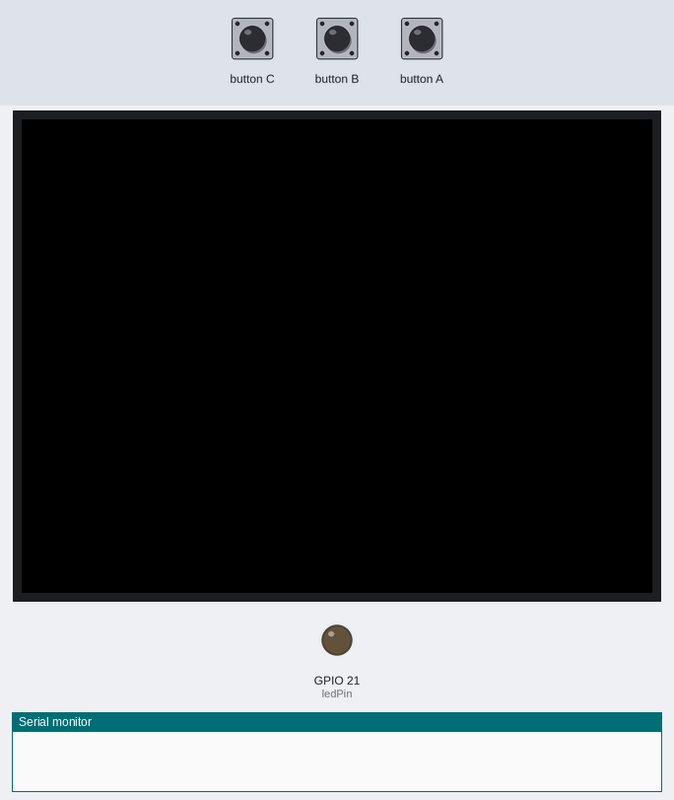
This sketch was run on a simulated ESP32. Shown: 320×240 colour display, output pins drawn as LEDs (lit = HIGH), the last lines printed to the serial monitor. Dashed ring = blinking. Inputs (shaded band) come from the test bench.

Above: at 1.3 s.
1.4 s: button C pressed for 0.15 s
At 2.0 s:
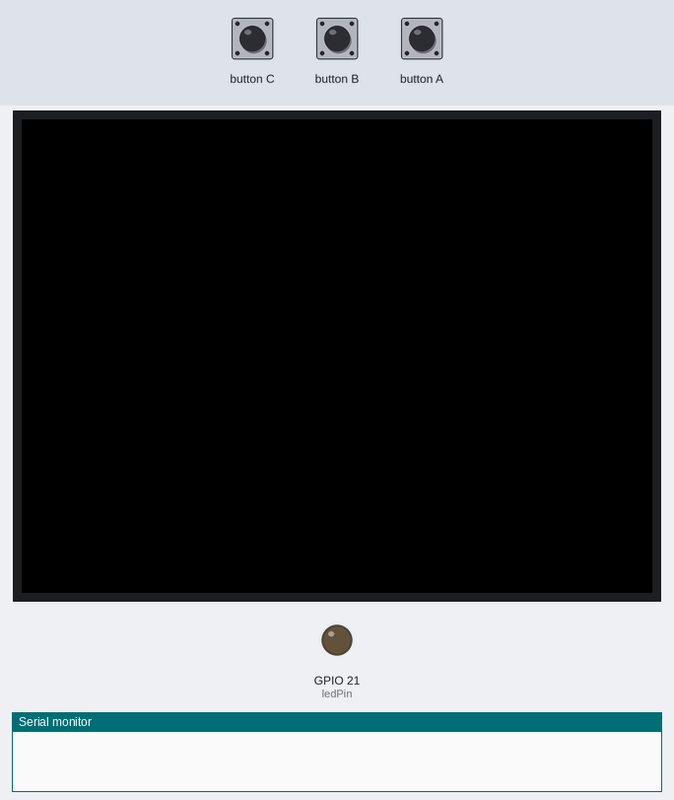
3.0 s: button B pressed for 0.15 s
4.6 s: button C pressed for 1 s
At 8.5 s:
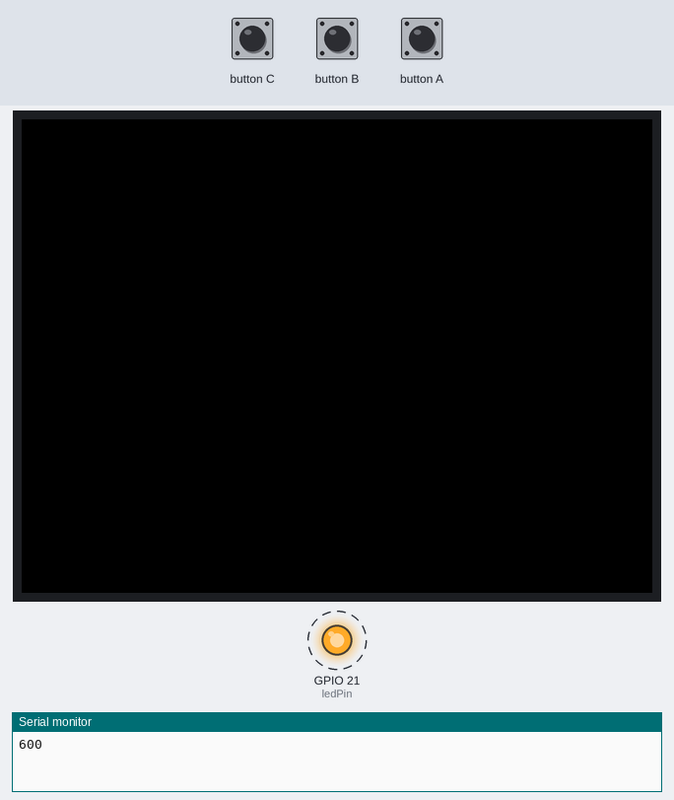
8.6 s: button C pressed for 3.2 s
At 9.5 s:
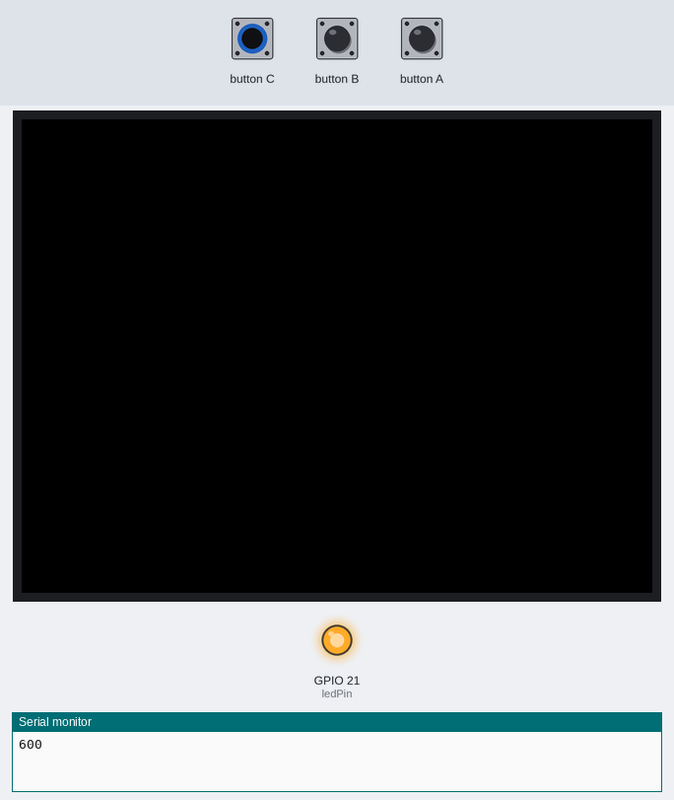
Timing chart, 0 to 11.6 s (numbered marks = the images above; inputs shaded):
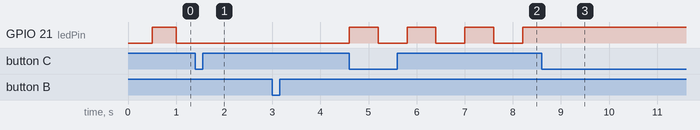

Measured:
- after the input at 1.4 s, GPIO 21 (ledPin): stays LOW (without the input it goes to HIGH after 0.10 s)
- after the input at 4.6 s, GPIO 21 (ledPin): alternates HIGH for 0.60 s and LOW for 0.60 s, starting at once
- after the input at 8.6 s, GPIO 21 (ledPin): stops changing and stays HIGH

The sketch:

06_blink_without_delay_millis.ino
```cpp
// BLINK WITHOUT delay() USING millis()
// LED blinks every 500 ms AND buttons still respond instantly.
// A = faster, B = slower, C = pause/resume.
#include <M5Stack.h>

int ledPin = 21;
int ledState = LOW;
unsigned long lastToggle = 0;     // time of last toggle
unsigned long interval = 500;     // ms between toggles
bool running = true;

void setup() {
  M5.begin();
  Serial.begin(115200);
  pinMode(ledPin, OUTPUT);
}

void loop() {
  M5.update();

  if (M5.BtnA.wasPressed() && interval > 100)  { interval -= 100; Serial.println(interval); }
  if (M5.BtnB.wasPressed() && interval < 2000) { interval += 100; Serial.println(interval); }
  if (M5.BtnC.wasPressed()) running = !running;

  if (running && millis() - lastToggle >= interval) {
    lastToggle = millis();
    ledState = !ledState;
    digitalWrite(ledPin, ledState);
  }
}
```
